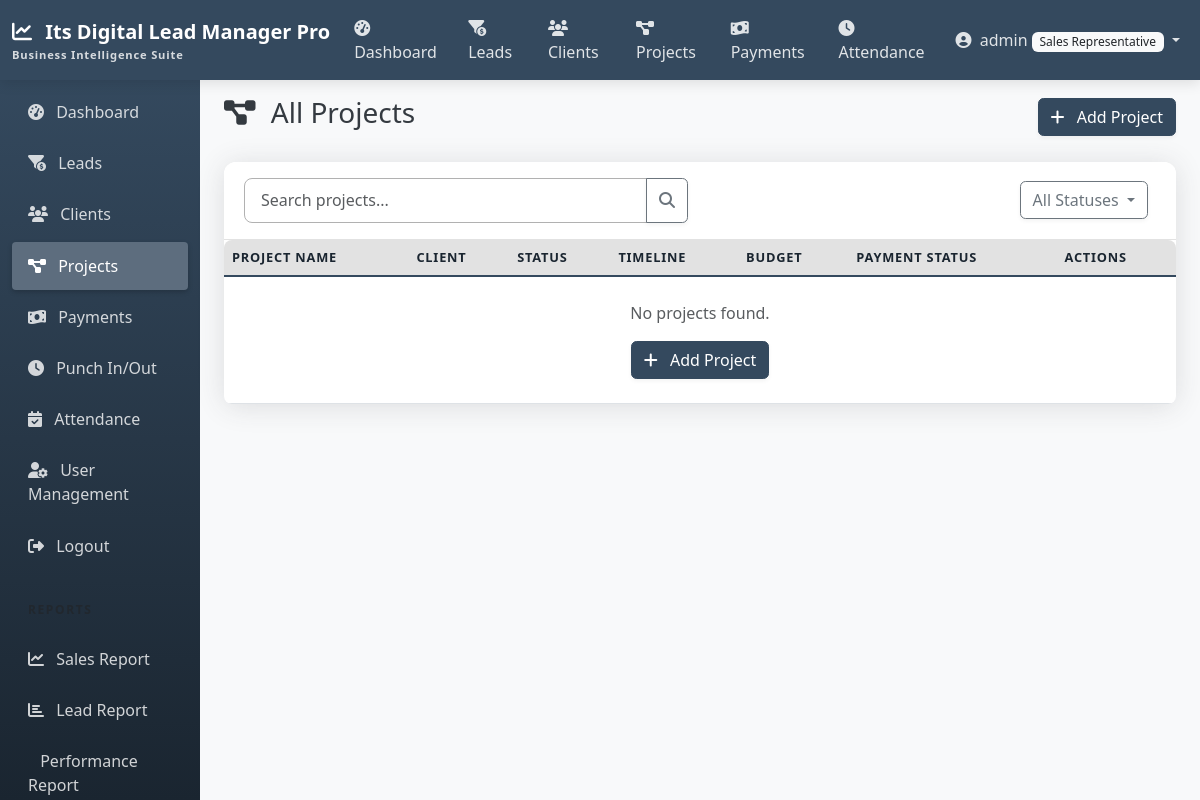
The app's page /projects/ (signed in), older data.
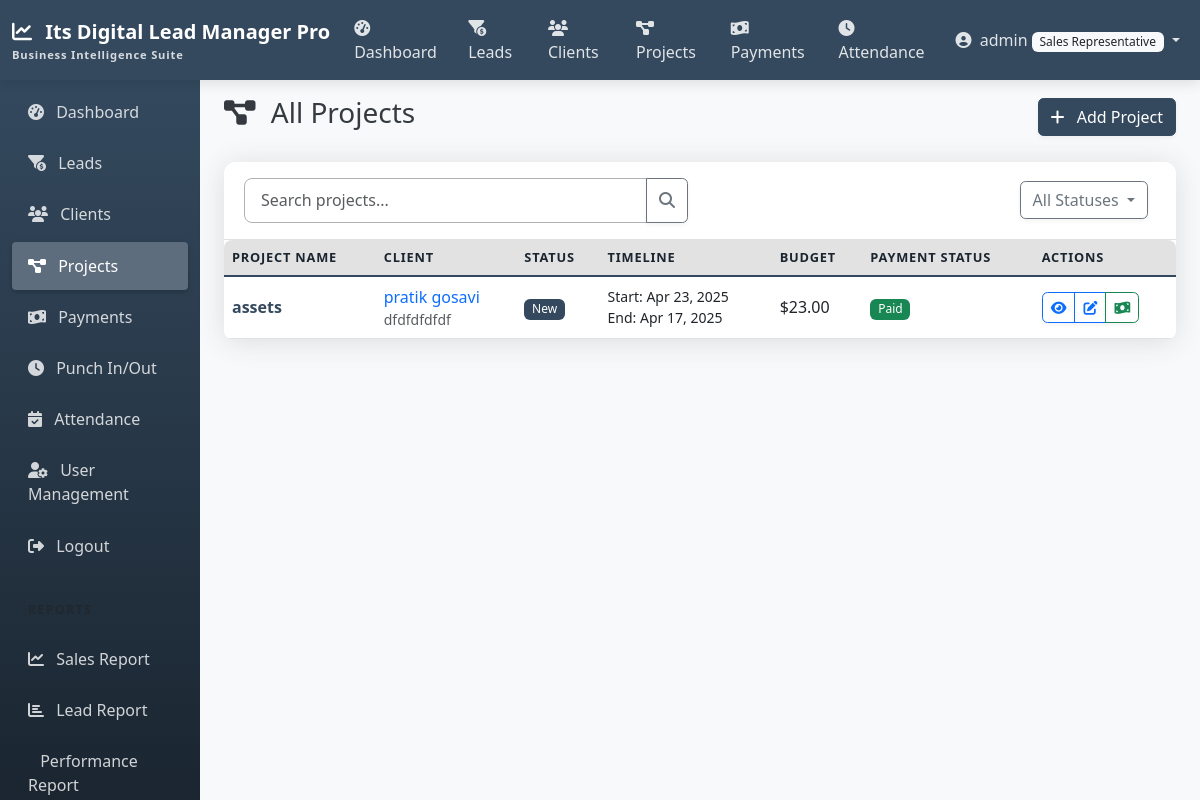
The same page, newer data.
### projects/models.py (models this page shows, shortened)
class Project(models.Model):
    STATUS_CHOICES = [
        ('started', 'started'),
        ('figma_completed', 'figma done'),
        ('frontend_completed', 'frontend completed'),
        ('backend_completed', 'backend completed'),
        ('completed', 'completed'),
    ]
    name = models.CharField(max_length=255)
    description = models.TextField(blank=True, null=True)
    client = models.ForeignKey(Client, on_delete=models.CASCADE, related_name='projects')
    start_date = models.DateField()
    end_date = models.DateField(blank=True, null=True)
    status = models.CharField(max_length=20, choices=STATUS_CHOICES, default='upcoming')
    budget = models.DecimalField(max_digits=12, decimal_places=2, default=0)
    notes = models.TextField(blank=True, null=True)
    created_by = models.ForeignKey(
        CustomUser,
        related_name='created_projects',
        on_delete=models.SET_NULL,
        null=True,
        blank=True
    )
    created_at = models.DateTimeField(auto_now_add=True)
    updated_at = models.DateTimeField(auto_now=True)
    class Meta:
        ordering = ['-created_at']
    @property
    def total_payments(self):
        return self.payments.aggregate(models.Sum('amount'))['amount__sum'] or 0
    @property
    def payment_status(self):
        total_paid = self.total_payments
        if total_paid >= self.budget:
            return 'Paid'
        elif total_paid > 0:
            return 'Partially Paid'
        return 'Unpaid'

### clients/models.py (models this page shows, shortened)
class Client(models.Model):
    name = models.CharField(max_length=255)
    company = models.CharField(max_length=255, blank=True, null=True)
    phone = models.CharField(max_length=20)
    email = models.EmailField()
    address = models.TextField(blank=True, null=True)
    notes = models.TextField(blank=True, null=True)
    lead = models.OneToOneField(
        Lead,
        on_delete=models.SET_NULL,
        null=True,
        blank=True,
        related_name='converted_client'
    )
    created_by = models.ForeignKey(
        CustomUser,
        related_name='created_clients',
        on_delete=models.SET_NULL,
        null=True,
        blank=True
    )
    created_at = models.DateTimeField(auto_now_add=True)
    updated_at = models.DateTimeField(auto_now=True)
    class Meta:
        ordering = ['-created_at']

### projects/views.py (the view, shortened to what this page needs)
# urls.py: path('', views.ProjectListView.as_view(), name='project_list'),
class ProjectListView(LoginRequiredMixin, ListView):
    model = Project
    template_name = 'projects/project_list.html'
    context_object_name = 'projects'
    paginate_by = 10
    def get_queryset(self):
        queryset = Project.objects.all()
        search_query = self.request.GET.get('search', '')
        status_filter = self.request.GET.get('status', '')
        if status_filter:
            queryset = queryset.filter(status__id=status_filter)
        return queryset
    def get_context_data(self, **kwargs):
        context = super().get_context_data(**kwargs)
        context['statuses'] = ProjectStatus.objects.all()
        context['active_status'] = self.request.GET.get('status', '')
        context['search_query'] = self.request.GET.get('search', '')
        return context

### templates/projects/project_list.html (shortened to what the changed rows need)
{% extends 'base.html' %}
{% block content %}
<div class="d-flex justify-content-between align-items-center mb-4">
    <h1 class="h3">
        <i class="fas fa-project-diagram me-2"></i>
        {% if client %}Projects for {{ client.name }}{% else %}All Projects{% endif %}
    </h1>
</div>
<div class="card shadow">
    <div class="table-responsive">
        <table class="table table-hover align-middle mb-0">
            <thead class="table-light">
                <tr>
                    <th scope="col">Project Name</th>
                    <th scope="col">Client</th>
                    <th scope="col">Status</th>
                    <th scope="col">Timeline</th>
                    <th scope="col">Budget</th>
                    <th scope="col">Payment Status</th>
                    <th scope="col">Actions</th>
                </tr>
            </thead>
            <tbody>
                {% for project in projects %}
                <tr>
                    <td>
                        <a href="{% url 'project_detail' project.id %}" class="text-primary fw-bold text-decoration-none">
                            {{ project.name }}
                        </a>
                    </td>
                    <td>
                        <a href="{% url 'client_detail' project.client.id %}" class="text-decoration-none">
                            {{ project.client.name }}
                        </a>
                        <small class="d-block text-muted">{{ project.client.company|default:"" }}</small>
                    </td>
                    <td>
                        <span class="badge bg-primary">{{ project.status.name|default:"New" }}</span>
                    </td>
                    <td>
                        <small class="d-block">Start: {{ project.start_date|date:"M d, Y" }}</small>
                        {% if project.end_date %}
                        <small class="d-block">End: {{ project.end_date|date:"M d, Y" }}</small>
                        {% else %}
                        <small class="d-block text-muted">End: Not set</small>
                        {% endif %}
                    </td>
                    <td>${{ project.budget }}</td>
                    <td>
                        {% if project.payment_status == 'Paid' %}
                        <span class="badge bg-success">Paid</span>
                        {% elif project.payment_status == 'Partially Paid' %}
                        <span class="badge bg-warning text-dark">Partial</span>
                        <small class="d-block">${{ project.remaining_amount }} due</small>
                        {% else %}
                        <span class="badge bg-danger">Unpaid</span>
                        {% endif %}
                    </td>
                    <td>
                        <div class="btn-group btn-group-sm">
                            <a href="{% url 'project_detail' project.id %}" class="btn btn-outline-primary" title="View">
                                <i class="fas fa-eye"></i>
                            </a>
                            <a href="{% url 'project_edit' project.id %}" class="btn btn-outline-primary" title="Edit">
                                <i class="fas fa-edit"></i>
                            </a>
                            <a href="{% url 'payment_add' %}?project={{ project.id }}" class="btn btn-outline-success" title="Add Payment">
                                <i class="fas fa-money-bill-wave"></i>
                            </a>
                        </div>
                    </td>
                </tr>
                {% empty %}
                <tr>
                    <td colspan="7" class="text-center py-4">
                        <p class="text-muted mb-0">No projects found.</p>
                        <a href="{% url 'project_add' %}{% if client %}?client={{ client.id }}{% endif %}" class="btn btn-primary mt-3">
                            <i class="fas fa-plus me-2"></i> Add Project
                        </a>
                    </td>
                </tr>
                {% endfor %}
            </tbody>
        </table>
    </div>
</div>
{% endblock %}

Row changes from the older to the newer data that the page shows:
added Project: name "assets", client.name "pratik gosavi", client.company "dfdfdfdfdf", status.name "New", start_date "Apr 23, 2025", end_date "Apr 17, 2025", budget "23.00", shows "Paid"
Text that changed along with them:
text no longer shown: "No projects found. Add Project"
